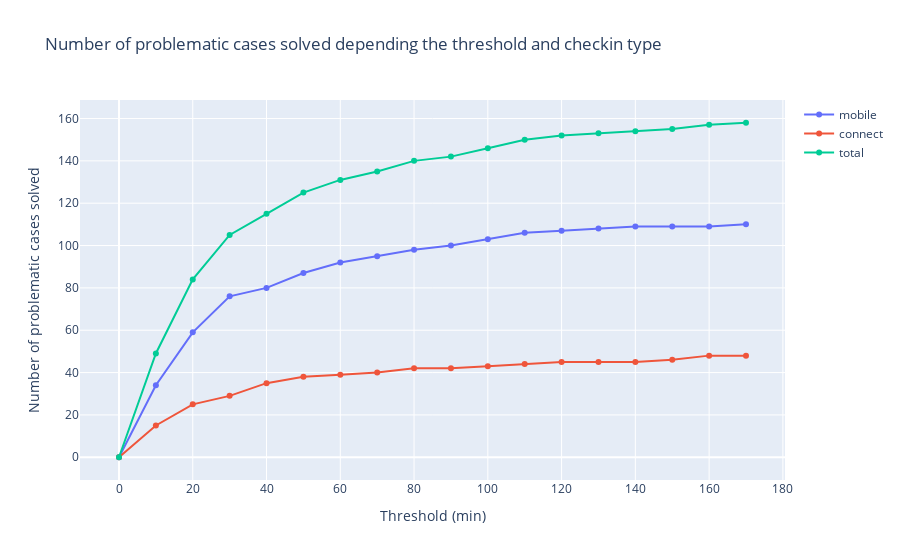

The cell this chart's notebook holds for it:
### Markdown cell above
**How many problematic cases will it solve depending on the chosen threshold and scope ?**

### Code cell
fig_1 = create_plot_from_thresholds(df_delay,
                                  thresholds,
                                  "overlap",
                                  "Threshold (min)",
                                  "Problematic cases solved",
                                  "Number of problematic cases solved depending the threshold and checkin type",
                                  True,
                                  False)

fig_1.show()

### Figure 1 — Plotly figure (JSON) as saved in the notebook; plotly's stock layout.template omitted (floating-point values rounded to 4 significant figures)
{"data": [{"mode": "lines+markers", "name": "mobile", "type": "scatter", "x": [0, 10, 20, 30, 40, 50, 60, 70, 80, 90, 100, 110, 120, 130, 140, 150, 160, 170], "y": [0, 34, 59, 76, 80, 87, 92, 95, 98, 100, 103, 106, 107, 108, 109, 109, 109, 110]}, {"mode": "lines+markers", "name": "connect", "type": "scatter", "x": [0, 10, 20, 30, 40, 50, 60, 70, 80, 90, 100, 110, 120, 130, 140, 150, 160, 170], "y": [0, 15, 25, 29, 35, 38, 39, 40, 42, 42, 43, 44, 45, 45, 45, 46, 48, 48]}, {"mode": "lines+markers", "name": "total", "type": "scatter", "x": [0, 10, 20, 30, 40, 50, 60, 70, 80, 90, 100, 110, 120, 130, 140, 150, 160, 170], "y": [0, 49, 84, 105, 115, 125, 131, 135, 140, 142, 146, 150, 152, 153, 154, 155, 157, 158]}], "layout": {"title": {"text": "Number of problematic cases solved depending the threshold and checkin type"}, "xaxis": {"title": {"text": "Threshold (min)"}}, "yaxis": {"title": {"text": "Number of problematic cases solved"}}}}
